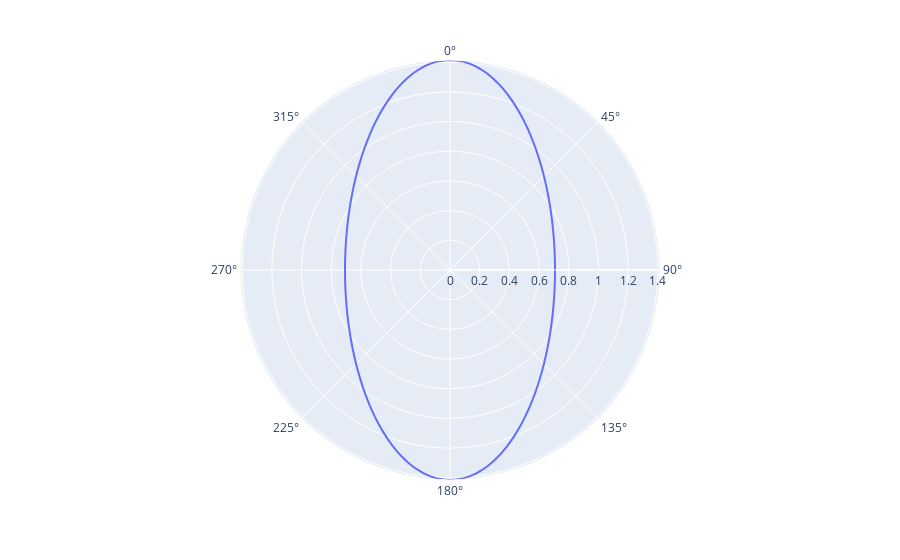

Here is the notebook cell this chart was saved with:
### Code cell
px.line_polar(r=lambdify(phi, radius.subs(o, O).subs(r, R))(PHIS), theta=np.rad2deg(PHIS))

### Figure 1 — Plotly figure (JSON) as saved in the notebook; plotly's stock layout.template omitted (floating-point values rounded to 4 significant figures; data arrays with more than 128 entries replaced by an {"elided": "..."} marker saying what was removed)
{"data": [{"hovertemplate": "r=%{r}<br>theta=%{theta}<extra></extra>", "legendgroup": "", "line": {"color": "#636efa", "dash": "solid"}, "marker": {"symbol": "circle"}, "mode": "lines", "name": "", "r": {"elided": "201 float values"}, "showlegend": false, "subplot": "polar", "theta": {"elided": "201 float values"}, "type": "scatterpolar"}], "layout": {"legend": {"tracegroupgap": 0}, "margin": {"t": 60}, "polar": {"angularaxis": {"direction": "clockwise", "rotation": 90}, "domain": {"x": [0, 1], "y": [0, 1]}}}}
